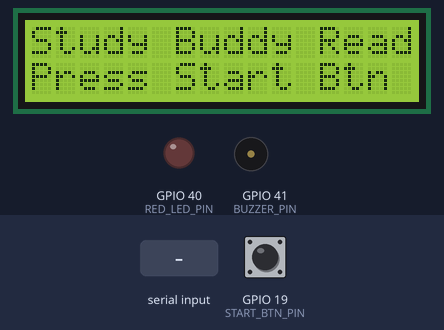
This sketch was run on a simulated ESP32. Shown: 16×2 character LCD, output pins drawn as LEDs (lit = HIGH), buzzer (waves = sounding). The test bench sets the inputs (shaded band); at power-on: GPIO 19 (START_BTN_PIN) HIGH. The camera gives no picture; what the sketch prints to the serial monitor is not drawn.

Above: at 2.6 s.
2.7 s: GPIO 19 (START_BTN_PIN) pulled LOW for 0.15 s
At 3.2 s:
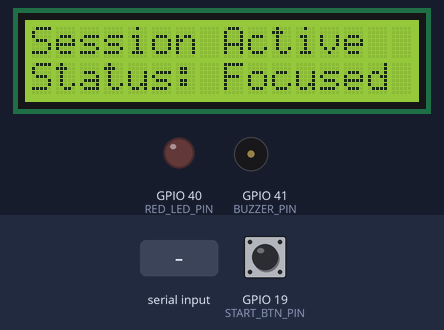
4.3 s: "90,45\n" received over Serial
At 5.3 s:
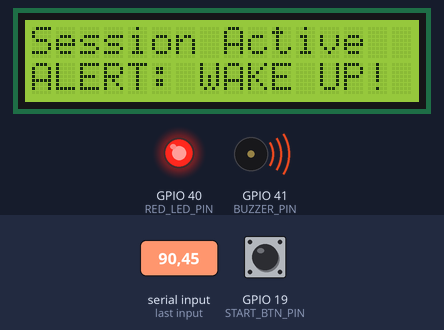
5.8 s: GPIO 19 (START_BTN_PIN) pulled LOW for 1 s
At 6.5 s:
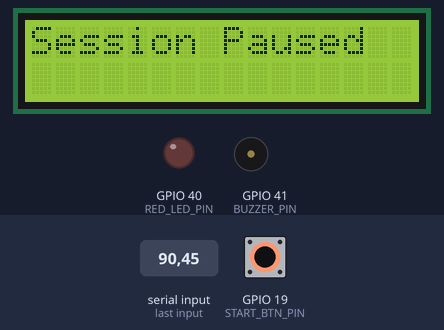
8.3 s: GPIO 19 (START_BTN_PIN) pulled LOW for 3.2 s
At 8.8 s:
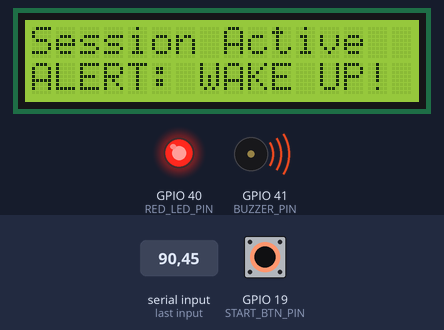
13.0 s: "3\n" received over Serial
At 14.1 s:
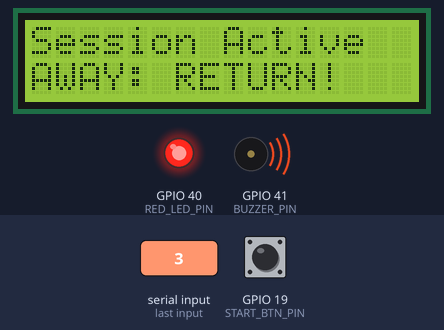
14.5 s: "1\n" received over Serial
At 15.2 s:
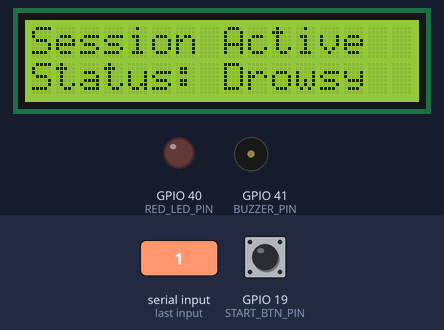
Timing chart, 0 to 17.0 s (numbered marks = the images above; inputs shaded):
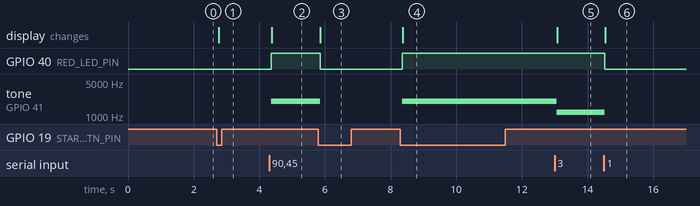

The sketch:

esp32_camera_firmware.ino
```cpp
/**
 * @file esp32_camera_firmware.ino
 * @brief ESP32-CAM Smart Study Buddy Firmware
 *
 * Functions:
 *  - Initializes OV2640 camera sensor with PSRAM allocation.
 *  - Streams JPEG frames over Serial/HTTP.
 *  - Receives real-time focus state (0=Closed, 1=Drowsy, 2=Open, 3=Absent) via UART.
 *  - Drives I2C 16x2 LCD status display, active alarm Buzzer, and Alert LED.
 *  - Monitors physical study session push button with debouncing.
 */

#include <Arduino.h>
#include <Wire.h>
#include <LiquidCrystal_I2C.h>
#include "esp_camera.h"
#include "board_config.h"
#include "camera_pins.h"

// Instantiate I2C LCD (0x27 address, 16 columns, 2 rows)
LiquidCrystal_I2C lcd(LCD_I2C_ADDR, 16, 2);

// Runtime States
int focusState       = 2;     // Default: 2=Focused/Open
bool sessionStarted  = false; // Session toggle flag
bool lastButtonState = HIGH;  // Pull-up active LOW
unsigned long lastDebounceTime = 0;
const unsigned long debounceDelay = 200;

// Camera configuration struct
camera_config_t cameraConfig;

void initCamera();
void handleSerialCommands();
void checkSessionButton();
void updateActuatorsAndDisplay();

void setup() {
    Serial.begin(SERIAL_BAUD_RATE);
    Serial.setDebugOutput(false);

    // Initialize I2C Bus and LCD
    Wire.begin(I2C_SDA_PIN, I2C_SCL_PIN);
    lcd.init();
    lcd.backlight();
    lcd.clear();
    lcd.setCursor(0, 0);
    lcd.print("SmartStudyBuddy");
    lcd.setCursor(0, 1);
    lcd.print("Initializing...");

    // Initialize Actuator & Sensor GPIOs
    pinMode(RED_LED_PIN, OUTPUT);
    pinMode(BUZZER_PIN, OUTPUT);
    pinMode(START_BTN_PIN, INPUT_PULLUP);

    digitalWrite(RED_LED_PIN, LOW);
    noTone(BUZZER_PIN);

    // Initialize OV2640 Camera
    initCamera();

    lcd.clear();
    lcd.setCursor(0, 0);
    lcd.print("Study Buddy Ready");
    lcd.setCursor(0, 1);
    lcd.print("Press Start Btn");
    delay(1000);
}

void loop() {
    handleSerialCommands();
    checkSessionButton();
    updateActuatorsAndDisplay();

    // Capture and transmit frame buffer over Serial
    camera_fb_t* fb = esp_camera_fb_get();
    if (fb) {
        Serial.print("START_IMAGE");
        Serial.write(fb->buf, fb->len);
        Serial.print("END_IMAGE\n");
        esp_camera_fb_return(fb);
    }
}

/**
 * @brief Reads single-byte ocular focus classification from host Python CV pipeline.
 * States:
 *   '0': Eyes Closed (Fatigue alarm)
 *   '1': Half-Blink (Drowsy warning)
 *   '2': Eyes Open (Active focus)
 *   '3': No Face / Away (Distraction alert)
 */
void handleSerialCommands() {
    while (Serial.available()) {
        char c = Serial.read();
        if (c >= '0' && c <= '3') {
            focusState = c - '0';
        }
    }
}

/**
 * @brief Handles debounced push button to toggle active study tracking sessions.
 */
void checkSessionButton() {
    bool currentReading = digitalRead(START_BTN_PIN);

    if (currentReading != lastButtonState && (millis() - lastDebounceTime) > debounceDelay) {
        if (lastButtonState == HIGH && currentReading == LOW) {
            sessionStarted = !sessionStarted;
            lastDebounceTime = millis();

            if (sessionStarted) {
                Serial.print("SESSION_START\n");
                lcd.clear();
                lcd.setCursor(0, 0);
                lcd.print("Session Active");
            } else {
                Serial.print("SESSION_STOP\n");
                lcd.clear();
                lcd.setCursor(0, 0);
                lcd.print("Session Paused");
            }
        }
    }
    lastButtonState = currentReading;
}

/**
 * @brief Actuates Buzzer, Red LED, and updates LCD text based on current focus state.
 */
void updateActuatorsAndDisplay() {
    if (!sessionStarted) {
        digitalWrite(RED_LED_PIN, LOW);
        noTone(BUZZER_PIN);
        return;
    }

    // Trigger audio-visual alert on State 0 (Closed) or State 3 (Absent > 15s)
    if (focusState == 0) {
        // Drowsiness Alert
        digitalWrite(RED_LED_PIN, HIGH);
        tone(BUZZER_PIN, 2000, 100);
        lcd.setCursor(0, 1);
        lcd.print("ALERT: WAKE UP! ");
    }
    else if (focusState == 3) {
        // Distraction / Absence Alert
        digitalWrite(RED_LED_PIN, HIGH);
        tone(BUZZER_PIN, 1200, 100);
        lcd.setCursor(0, 1);
        lcd.print("AWAY: RETURN!   ");
    }
    else if (focusState == 1) {
        // Drowsy / Warning
        digitalWrite(RED_LED_PIN, LOW);
        noTone(BUZZER_PIN);
        lcd.setCursor(0, 1);
        lcd.print("Status: Drowsy  ");
    }
    else {
        // Focused / Eyes Open (State 2)
        digitalWrite(RED_LED_PIN, LOW);
        noTone(BUZZER_PIN);
        lcd.setCursor(0, 1);
        lcd.print("Status: Focused ");
    }
}

/**
 * @brief Configures ESP32-CAM OV2640 registers and initializes sensor driver.
 */
void initCamera() {
    cameraConfig.ledc_channel = LEDC_CHANNEL_0;
    cameraConfig.ledc_timer   = LEDC_TIMER_0;
    cameraConfig.pin_d0       = Y2_GPIO_NUM;
    cameraConfig.pin_d1       = Y3_GPIO_NUM;
    cameraConfig.pin_d2       = Y4_GPIO_NUM;
    cameraConfig.pin_d3       = Y5_GPIO_NUM;
    cameraConfig.pin_d4       = Y6_GPIO_NUM;
    cameraConfig.pin_d5       = Y7_GPIO_NUM;
    cameraConfig.pin_d6       = Y8_GPIO_NUM;
    cameraConfig.pin_d7       = Y9_GPIO_NUM;
    cameraConfig.pin_xclk     = XCLK_GPIO_NUM;
    cameraConfig.pin_pclk     = PCLK_GPIO_NUM;
    cameraConfig.pin_vsync    = VSYNC_GPIO_NUM;
    cameraConfig.pin_href     = HREF_GPIO_NUM;
    cameraConfig.pin_sccb_sda = SIOD_GPIO_NUM;
    cameraConfig.pin_sccb_scl = SIOC_GPIO_NUM;
    cameraConfig.pin_pwdn     = PWDN_GPIO_NUM;
    cameraConfig.pin_reset    = RESET_GPIO_NUM;

    cameraConfig.xclk_freq_hz = 20000000;
    cameraConfig.frame_size   = FRAMESIZE_QVGA;  // 320x240 for high FPS over serial/wifi
    cameraConfig.pixel_format = PIXFORMAT_JPEG;
    cameraConfig.grab_mode    = CAMERA_GRAB_WHEN_EMPTY;
    cameraConfig.fb_location  = CAMERA_FB_IN_PSRAM;
    cameraConfig.jpeg_quality = 12;
    cameraConfig.fb_count     = 1;

    esp_err_t err = esp_camera_init(&cameraConfig);
    if (err != ESP_OK) {
        Serial.printf("[Camera] Init failed with error 0x%x\n", err);
        return;
    }

    sensor_t* s = esp_camera_sensor_get();
    if (s) {
        s->set_hmirror(s, 0);
        s->set_vflip(s, 0);
    }
}
```

board_config.h
```cpp
/**
 * @file board_config.h
 * @brief Peripheral Pin Mappings and Hardware Constants for Study Buddy
 */

#ifndef BOARD_CONFIG_H
#define BOARD_CONFIG_H

// Actuator and Sensor GPIO Mappings
#define RED_LED_PIN     40    // Visual fatigue warning LED
#define BUZZER_PIN      41    // Piezoelectric audio buzzer alarm
#define START_BTN_PIN   19    // Physical session toggle push button (Active LOW)

// I2C Pins for 16x2 LCD Display (PCF8574 Backpack)
#define I2C_SDA_PIN     1
#define I2C_SCL_PIN     2
#define LCD_I2C_ADDR    0x27

// UART Serial Communication
#define SERIAL_BAUD_RATE 115200

#endif // BOARD_CONFIG_H
```

camera_pins.h
```cpp
/**
 * @file camera_pins.h
 * @brief Standard AI-Thinker ESP32-CAM OV2640 Pinout Configuration
 */

#ifndef CAMERA_PINS_H
#define CAMERA_PINS_H

// Camera Data Pins
#define Y2_GPIO_NUM     5
#define Y3_GPIO_NUM     18
#define Y4_GPIO_NUM     19
#define Y5_GPIO_NUM     21
#define Y6_GPIO_NUM     36
#define Y7_GPIO_NUM     39
#define Y8_GPIO_NUM     34
#define Y9_GPIO_NUM     35

// Camera Timing & Control Pins
#define XCLK_GPIO_NUM   0
#define PCLK_GPIO_NUM   22
#define VSYNC_GPIO_NUM  25
#define HREF_GPIO_NUM   23
#define SIOD_GPIO_NUM   26
#define SIOC_GPIO_NUM   27

#define PWDN_GPIO_NUM   32
#define RESET_GPIO_NUM  -1

#endif // CAMERA_PINS_H
```

Measured:
- after the input at 2.7 s, the display: changes after 0.06 s (image 1)
- after the input at 4.3 s, GPIO 40 (RED_LED_PIN): LOW → HIGH after 0.07 s; tone on GPIO 41 (BUZZER_PIN): silent → 2000 Hz after 0.07 s; the display: changes after 0.09 s (image 2)
- after the input at 5.8 s, GPIO 40 (RED_LED_PIN): HIGH → LOW after 0.06 s; tone on GPIO 41 (BUZZER_PIN): 2000 Hz → silent after 0.06 s; the display: changes after 0.06 s (image 3)
- after the input at 8.3 s, GPIO 40 (RED_LED_PIN): LOW → HIGH after 0.05 s; tone on GPIO 41 (BUZZER_PIN): silent → 2000 Hz after 0.05 s; the display: changes after 0.07 s (image 4)
- after the input at 13.0 s, tone on GPIO 41 (BUZZER_PIN): 2000 Hz → 1200 Hz after 0.06 s; the display: changes after 0.08 s (image 5)
- after the input at 14.5 s, GPIO 40 (RED_LED_PIN): HIGH → LOW at once; tone on GPIO 41 (BUZZER_PIN): 1200 Hz → silent at once; the display: changes after 0.05 s (image 6)
